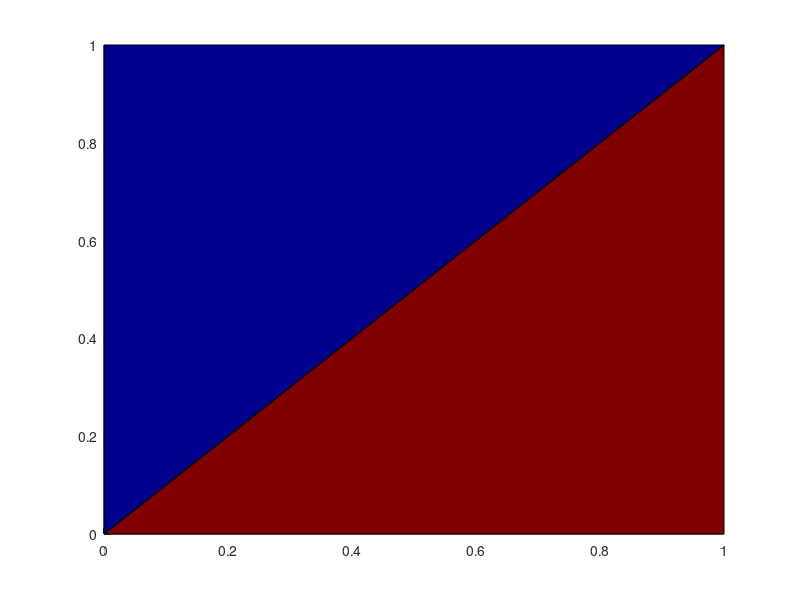

The MATLAB source for this figure:
%=============================================================================
% Copyright (c) 2016-present Allan CORNET (Nelson)
%=============================================================================
% This file is part of Nelson.
%=============================================================================
% LICENCE_BLOCK_BEGIN
% SPDX-License-Identifier: LGPL-3.0-or-later
% LICENCE_BLOCK_END
%=============================================================================
% <--ADV-CLI MODE-->
%=============================================================================
f = figure();
colormap(jet(64));
x = [0 0; 1 1; 1 0];
y = [0 0; 0 1; 1 1];
p = patch(x, y, [32 1]);
%=============================================================================
